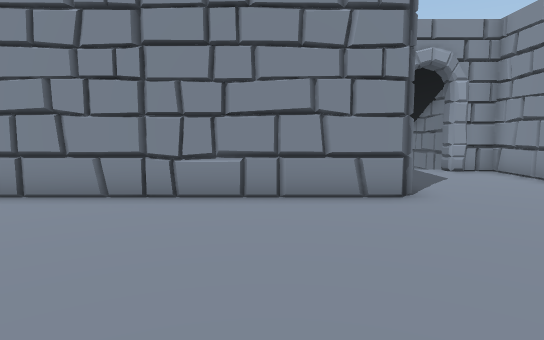
[1] (above)

18 first-person views from a walk through a 3-D level made in the Unity game engine. The camera is 1.2 m above the floor, tilts 6° down and sees 75° across. The floor is counted in squares, 1 m on a side. Each view is taken from the middle of a square. On the plan, view 1 faces up. The plan holds only what a view shows up to about 14 squares ahead; the rest is blank. The place goes on beyond the plan. The player is left out. Door leaves are left out, so doorways stand open.

[2]
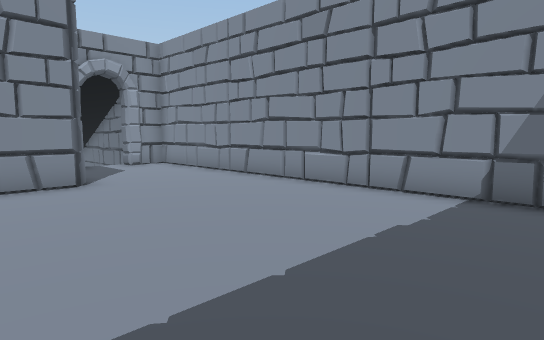

[3]
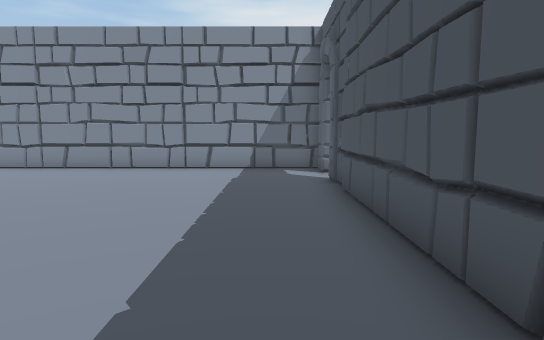

[4]
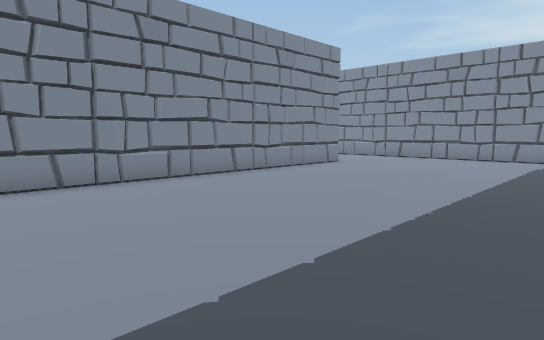

[5]
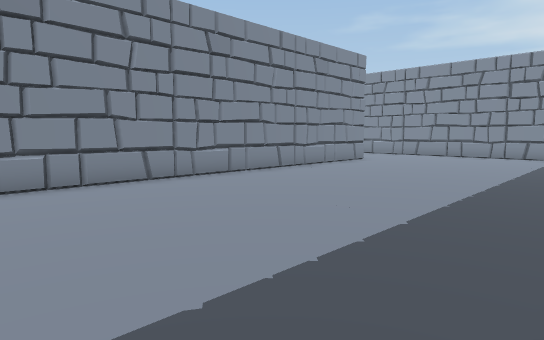

[6]
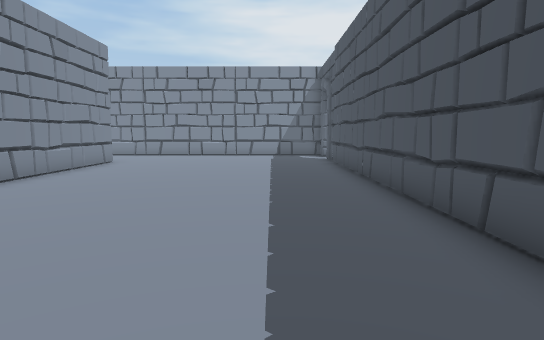

[7]
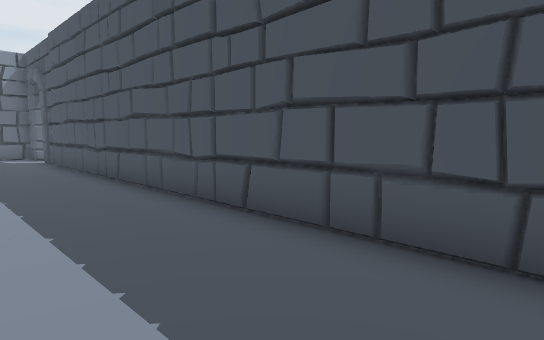

[8]
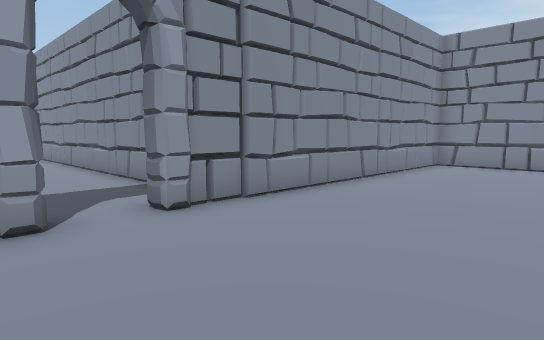

[9]
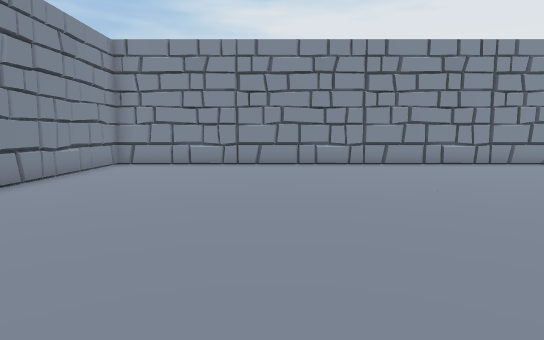

[10]
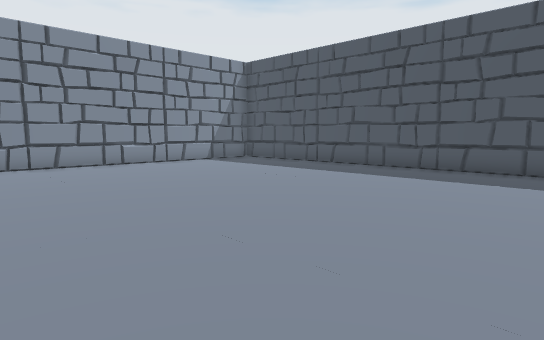

[11]
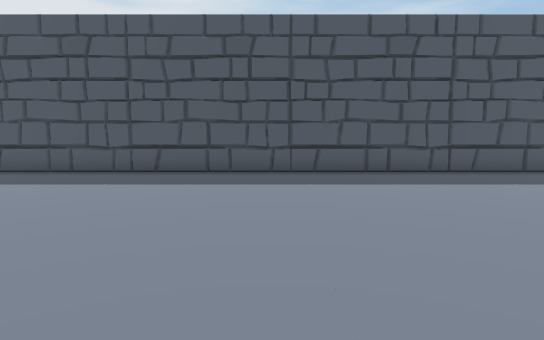

[12]
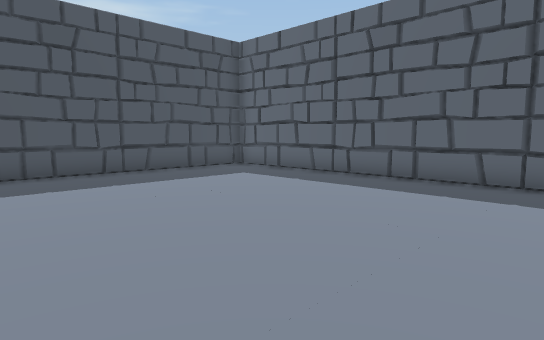

[13]
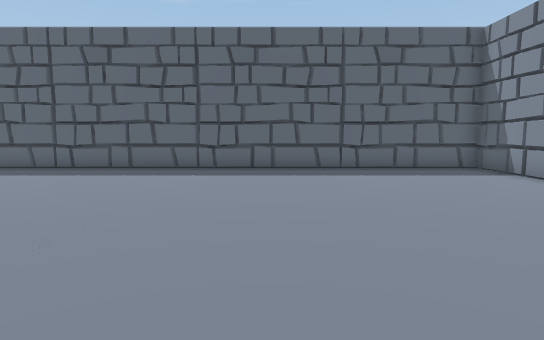

[14]
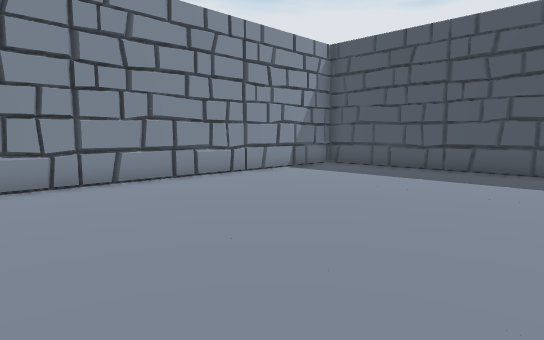

[15]
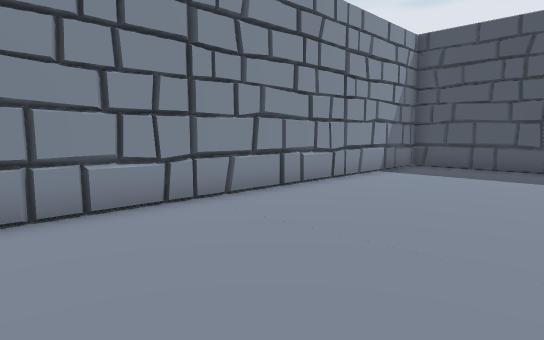

[16]
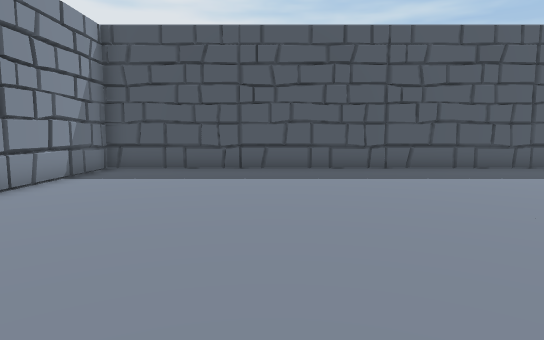

[17]
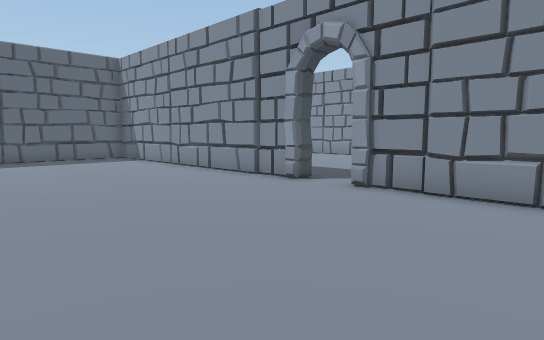

[18]
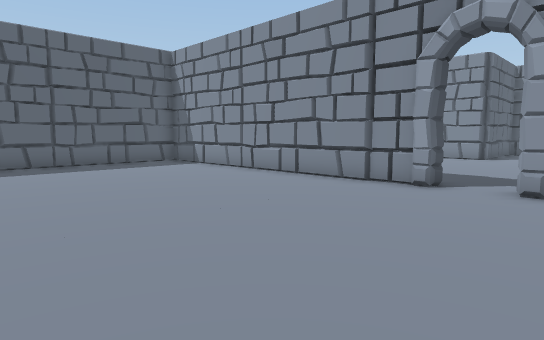

### Floor plan
Points are (right, up) in squares from view 1. A wall is a line through its corners. A room is listed if a view was taken in it or the views show most of it. See-through windows are left out.
Room 1 (views 1, 2, 3, 4, 5, 6, 7)
walls: (2.8, 6.8) (2.4, 6.5) (-11, 6.5); (6.8, -2.6) (6.8, 11) (5.5, 11); (-11.6, -2.5) (4, -2.5); (6.2, 12.9) (6.2, 13.5)
ways out: opening at (5, -3) to room 2
Room 2 (views 8, 9, 10, 11, 12, 13, 14, 15, 16, 17, 18)
walls: (4, -3.1) (-6.9, -3.1) (-6.9, -21.7) (16.4, -21.7) (16.4, -3.1) (5.5, -3.1) (5.6, -2.5); (-6.4, -21.4) (-6.2, -22)
ways out: opening at (5, -3) to room 1

Positions as (right, up) in squares from view 1, and headings:
1: (0, 0), facing up
2: (0, -2), facing up-right
3: (-5, -1), facing right
4: (-10, -2), facing up-right
5: (-12, -2), facing up-right
6: (-12, 0), facing right
7: (-12, 1), facing down-right
8: (3, -8), facing up-right
9: (3, -9), facing right
10: (3, -10), facing down-right
11: (3, -11), facing down
12: (2, -11), facing down-left
13: (5, -10), facing left
14: (8, -10), facing down-right
15: (11, -9), facing down-right
16: (11, -10), facing down
17: (10, -10), facing up-left
18: (7, -11), facing up-left
